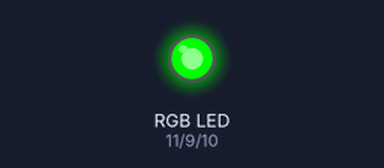
This sketch was run on a simulated Arduino Uno, built with avr-gcc and run on an emulated ATmega328P. Shown: an RGB LED mixed from three pins (HIGH = lit). What the sketch prints to the serial monitor is not drawn.

Above: at 0.15 s.
Timing chart, 0 to 1.6 s (numbered marks = the images above):
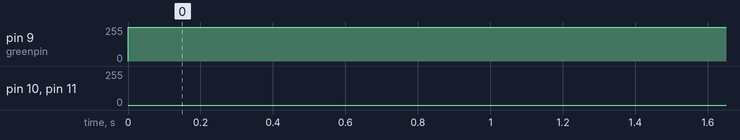

The sketch:

Project_3.ino
```cpp
/*
Keyes 37 in 1 Sensor Kit Upgraded Version
Project 3
DIP RGB LED
By keyes
*/
const int redpin = 11; // select the pin for the red LED
const int bluepin = 10; // select the pin for the blue LED
const int greenpin = 9; // select the pin for the green LED
int val;
void setup() {
  pinMode(redpin, OUTPUT);
  pinMode(bluepin, OUTPUT);
  pinMode(greenpin, OUTPUT);
  Serial.begin(9600);
}
void loop() {
  for(val = 255; val > 0; val--)
  {
    analogWrite(redpin, val);
    analogWrite(bluepin, 255 - val);
    analogWrite(greenpin, 128 - val);
    Serial.println(val, DEC);
    delay(5);
  }
  for(val = 0; val < 255; val++)
  {
    analogWrite(redpin, val);
    analogWrite(bluepin, 255 - val);
    analogWrite(greenpin, 128 - val);
    Serial.println(val, DEC);
    delay(5);
  }
}
```

Measured:
- by itself, pin 9 (greenpin): 0/255 → 255/255 at 0.00 s
